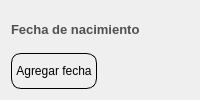
                    <widget class="QFrame" name="espacio_fecha_nacimiento">
                     <property name="minimumSize">
                      <size>
                       <width>200</width>
                       <height>0</height>
                      </size>
                     </property>
                     <layout class="QGridLayout" name="gridLayout">
                      <item row="0" column="0" colspan="2" alignment="Qt::AlignLeft">
                       <widget class="QLabel" name="label_cedula_2">
                        <property name="font">
                         <font>
                          <family>Arial</family>
                          <pointsize>10</pointsize>
                          <weight>75</weight>
                          <italic>false</italic>
                          <bold>true</bold>
                         </font>
                        </property>
                        <property name="styleSheet">
                         <string notr="true">QLabel{
	
	
	color: rgb(80, 80, 80);

	border-color: #ffffff;


}
</string>
                        </property>
                        <property name="text">
                         <string>Fecha de nacimiento</string>
                        </property>
                        <property name="scaledContents">
                         <bool>false</bool>
                        </property>
                       </widget>
                      </item>
                      <item row="1" column="0">
                       <widget class="QPushButton" name="boton_para_agregar_fecha">
                        <property name="minimumSize">
                         <size>
                          <width>0</width>
                          <height>30</height>
                         </size>
                        </property>
                        <property name="maximumSize">
                         <size>
                          <width>110</width>
                          <height>70</height>
                         </size>
                        </property>
                        <property name="cursor">
                         <cursorShape>PointingHandCursor</cursorShape>
                        </property>
                        <property name="styleSheet">
                         <string notr="true">QPushButton{

	border: 1px solid black;
	border-radius:10px;
}

QPushButton:hover{

	background-color: rgb(199, 199, 199)
}</string>
                        </property>
                        <property name="text">
                         <string>Agregar fecha</string>
                        </property>
                        <property name="icon">
                         <iconset>
                          <normaloff>../recursos_de_imagenes/iconos_de_interfaz/calendario.png</normaloff>../recursos_de_imagenes/iconos_de_interfaz/calendario.png</iconset>
                        </property>
                        <property name="iconSize">
                         <size>
                          <width>20</width>
                          <height>20</height>
                         </size>
                        </property>
                       </widget>
                      </item>
                      <item row="1" column="1" alignment="Qt::AlignLeft">
                       <widget class="QLabel" name="label_mostrar_fecha">
                        <property name="minimumSize">
                         <size>
                          <width>80</width>
                          <height>30</height>
                         </size>
                        </property>
                        <property name="maximumSize">
                         <size>
                          <width>80</width>
                          <height>40</height>
                         </size>
                        </property>
                        <property name="font">
                         <font>
                          <family>Arial</family>
                          <pointsize>10</pointsize>
                          <weight>75</weight>
                          <bold>true</bold>
                         </font>
                        </property>
                        <property name="text">
                         <string/>
                        </property>
                       </widget>
                      </item>
                     </layout>
                    </widget>
